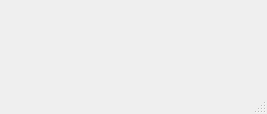
<?xml version="1.0" encoding="UTF-8"?>
<ui version="4.0">
 <class>MainWindow</class>
 <widget class="QMainWindow" name="MainWindow">
  <property name="geometry">
   <rect>
    <x>0</x>
    <y>0</y>
    <width>267</width>
    <height>114</height>
   </rect>
  </property>
  <property name="windowTitle">
   <string>MainWindow</string>
  </property>
  <widget class="QWidget" name="centralwidget"/>
  <widget class="QMenuBar" name="menubar">
   <property name="geometry">
    <rect>
     <x>0</x>
     <y>0</y>
     <width>267</width>
     <height>23</height>
    </rect>
   </property>
  </widget>
  <widget class="QStatusBar" name="statusbar"/>
 </widget>
 <resources/>
 <connections/>
</ui>
